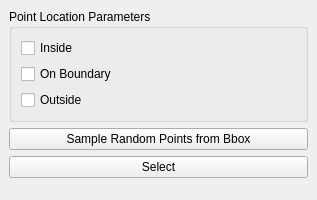
<?xml version="1.0" encoding="UTF-8"?>
<ui version="4.0">
 <class>Point_inside_polyhedron</class>
 <widget class="QDockWidget" name="Point_inside_polyhedron">
  <property name="geometry">
   <rect>
    <x>0</x>
    <y>0</y>
    <width>317</width>
    <height>200</height>
   </rect>
  </property>
  <property name="windowTitle">
   <string>Point Inside Polyhedron</string>
  </property>
  <widget class="QWidget" name="dockWidgetContents">
   <layout class="QVBoxLayout" name="verticalLayout">
    <item>
     <widget class="QGroupBox" name="groupBox">
      <property name="title">
       <string>Point Location Parameters</string>
      </property>
      <layout class="QVBoxLayout" name="verticalLayout_2">
       <item>
        <widget class="QCheckBox" name="Inside_check_box">
         <property name="text">
          <string>Inside</string>
         </property>
        </widget>
       </item>
       <item>
        <widget class="QCheckBox" name="On_boundary_check_box">
         <property name="text">
          <string>On Boundary</string>
         </property>
        </widget>
       </item>
       <item>
        <widget class="QCheckBox" name="Outside_check_box">
         <property name="text">
          <string>Outside</string>
         </property>
        </widget>
       </item>
      </layout>
     </widget>
    </item>
    <item>
     <widget class="QPushButton" name="Sample_random_points_from_bbox">
      <property name="text">
       <string>Sample Random Points from Bbox</string>
      </property>
     </widget>
    </item>
    <item>
     <widget class="QPushButton" name="Select_button">
      <property name="text">
       <string>Select</string>
      </property>
     </widget>
    </item>
    <item>
     <spacer name="verticalSpacer">
      <property name="orientation">
       <enum>Qt::Vertical</enum>
      </property>
      <property name="sizeHint" stdset="0">
       <size>
        <width>20</width>
        <height>40</height>
       </size>
      </property>
     </spacer>
    </item>
   </layout>
  </widget>
 </widget>
 <resources/>
 <connections/>
</ui>
